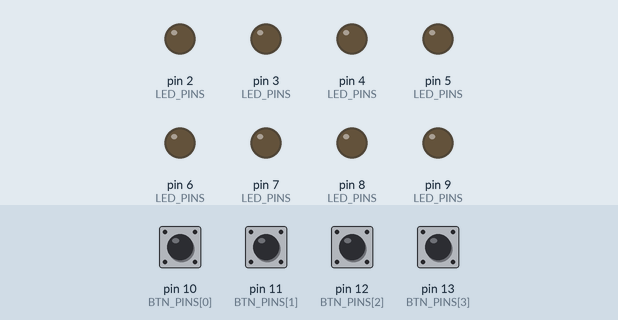
Simulated run of this sketch. Board: Arduino Uno, built with avr-gcc and run on an emulated ATmega328P. Parts: output pins drawn as LEDs (lit = HIGH). Dashed ring = blinking. The inputs (shaded band) are chosen by the test bench; at power-on: pin 10 (BTN_PINS[0]), pin 11 (BTN_PINS[1]), pin 12 (BTN_PINS[2]), pin 13 (BTN_PINS[3]) LOW.

Above: at 1.2 s.
1.3 s: pin 10 (BTN_PINS[0]) pulled HIGH for 0.15 s
At 3.6 s:
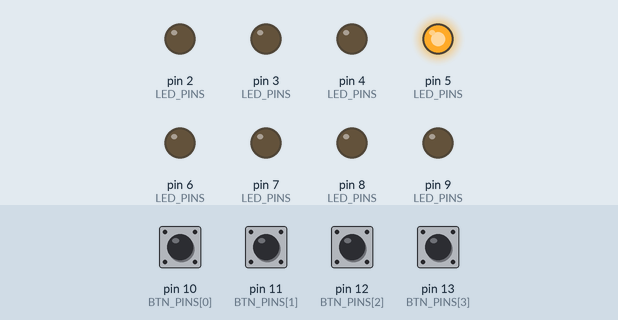
4.3 s: pin 11 (BTN_PINS[1]) pulled HIGH for 1 s
At 5.95 s:
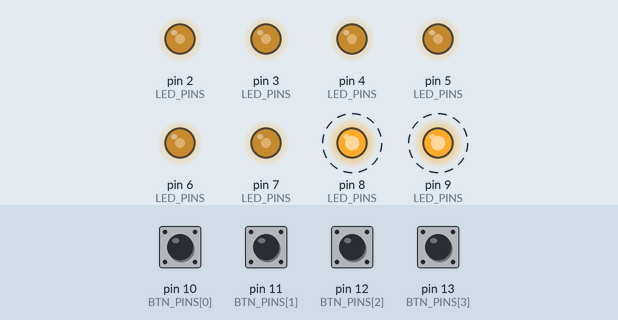
7.3 s: pin 11 (BTN_PINS[1]) pulled HIGH for 0.15 s
At 9.3 s:
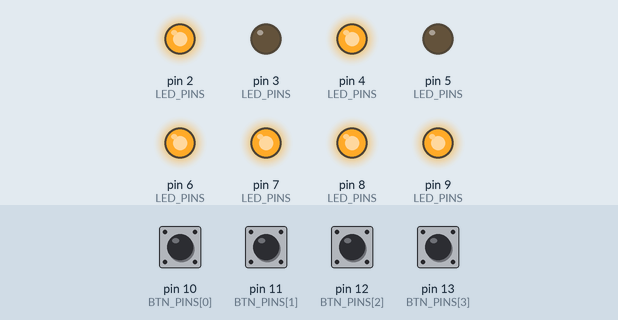
10.0 s: pin 10 (BTN_PINS[0]) pulled HIGH for 1 s
At 12.8 s:
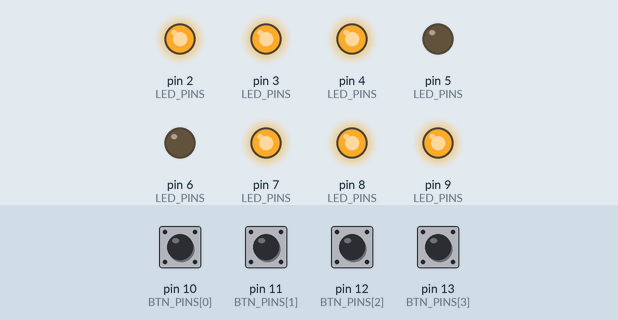
13.0 s: pin 10 (BTN_PINS[0]) pulled HIGH for 0.15 s
At 14.9 s:
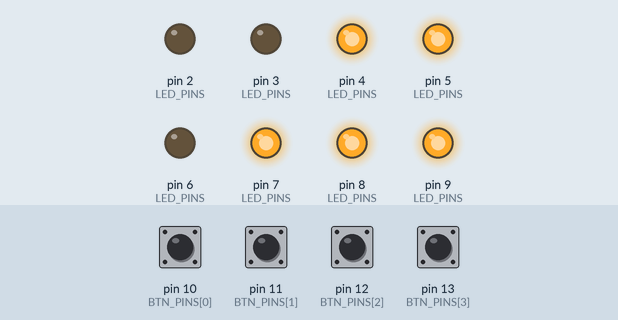
16.0 s: pin 11 (BTN_PINS[1]) pulled HIGH for 0.15 s
At 18.4 s:
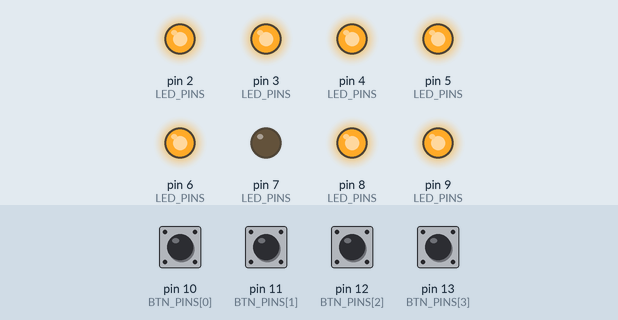
Timing chart, 0 to 19.9 s (numbered marks = the images above; inputs shaded):
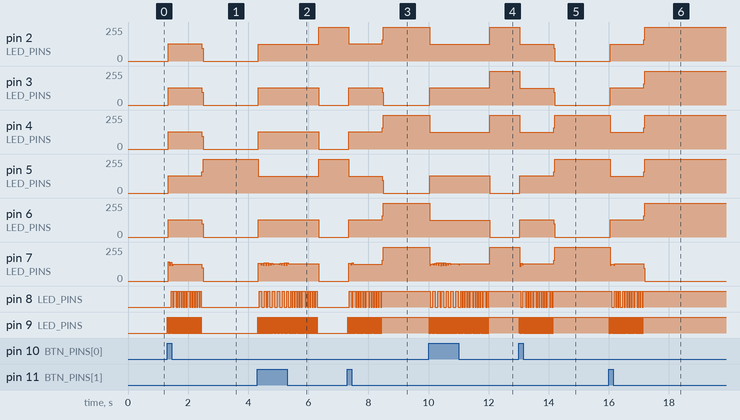

Measured:
- after the input at 1.3 s, pin 2 (LED_PINS), pin 3 (LED_PINS): 0/255 → 128/255 at once, → 0/255 1.1 s later
- after the input at 4.3 s, pin 2 (LED_PINS): 0/255 → 127/255 at once, → 255/255 2.0 s later; pin 3 (LED_PINS): 0/255 → 128/255 at once, → 0/255 2.0 s later
- after the input at 7.3 s, pin 2 (LED_PINS): 255/255 → 128/255 at once, → 255/255 1.1 s later; pin 3 (LED_PINS): 0/255 → 128/255 at once, → 0/255 1.1 s later; pin 4 (LED_PINS): 0/255 → 128/255 at once, → 255/255 1.1 s later; pin 5 (LED_PINS): 255/255 → 126/255 at once, → 0/255 1.1 s later; pin 6 (LED_PINS): 0/255 → 129/255 at once, → 255/255 1.1 s later
- after the input at 10.0 s, pin 2 (LED_PINS): 255/255 → 127/255 at once, → 255/255 2.0 s later; pin 3 (LED_PINS): 0/255 → 128/255 at once, → 255/255 2.0 s later
- after the input at 13.0 s, pin 2 (LED_PINS), pin 3 (LED_PINS): 255/255 → 127/255 at once, → 0/255 1.1 s later
- after the input at 16.0 s, pin 2 (LED_PINS): 0/255 → 127/255 at once, → 255/255 1.1 s later; pin 3 (LED_PINS): 0/255 → 128/255 at once, → 255/255 1.1 s later

The sketch:

avr.ino
```cpp
/**
 * 按鈕控制 LED 練習 - 使用類的實現
 *
 * 目標：使用 LED 和 Button 類來實現按鈕控制 LED 的功能。
 *
 * 說明：
 * 1. 程式設置了 8 顆 LED（腳位 2-9）和 4 個按鈕（腳位 10-13）。
 * 2. LED 類管理 LED 的狀態和控制。
 * 3. Button 類處理按鈕的狀態檢測和更新。
 * 4. mainLoop() 函式實現了以下邏輯：
 *    - 按下或長按第一個按鈕（btn[0]）會使 LED 值加 1。
 *    - 按下或長按第二個按鈕（btn[1]）會使 LED 值減 1。
 *
 * 學習重點：
 * 1. 如何使用類來組織和管理相關的功能。
 * 2. 如何在主程式中使用自定義的類。
 * 3. 如何實現簡單的按鈕控制邏輯。
 *
 * ! 重要：觀察如何通過類的方法來訪問和控制硬體。
 *
 * ? 思考：這種使用類的方法相比直接在 main 文件中實現所有邏輯有什麼優勢？
 * ? 思考：如何擴展這個程式來支持更多的功能，例如不同的 LED 模式？
 *
 * TODO: 嘗試添加新的功能，如雙擊按鈕、長按時快速增減等。
 */

#include "led.h"
#include "button.h"

// 定義 LED 腳位和數量
const uint8_t LED_PINS[] = {2, 3, 4, 5, 6, 7, 8, 9};
const uint8_t LED_COUNT = sizeof(LED_PINS) / sizeof(LED_PINS[0]);

// 定義按鈕腳位和數量
const uint8_t BTN_PINS[] = {10, 11, 12, 13};
const uint8_t BTN_COUNT = sizeof(BTN_PINS) / sizeof(BTN_PINS[0]);

// 創建 LED 和 Button 對象
LED led(LED_PINS, LED_COUNT);
Button button(BTN_PINS, BTN_COUNT);

void setup() {
    led.setup();    // 初始化 LED
    button.setup(); // 初始化按鈕
}

void loop() {
    button.loop(); // 更新按鈕狀態
    led.loop();    // 更新 LED 狀態
    mainLoop();    // 處理主要邏輯
}

void mainLoop() {
    // 檢查第一個按鈕（增加 LED 值）
    if ((button.getState(0) == BTN_PRESS) ||
        (button.getState(0) == BTN_HOLD && button.getHoldTime(0) > 1000)) {
        uint8_t ledState = led.getState();
        ledState = ledState == 255 ? 0 : ledState + 1;  // 循環增加 LED 值
        led.setState(ledState);
    }

    // 檢查第二個按鈕（減少 LED 值）
    if ((button.getState(1) == BTN_PRESS) ||
        (button.getState(1) == BTN_HOLD && button.getHoldTime(1) > 1000)) {
        uint8_t ledState = led.getState();
        ledState = ledState == 0 ? 255 : ledState - 1;  // 循環減少 LED 值
        led.setState(ledState);
    }
}
```

button.cpp
```cpp
#include "button.h"

Button::Button(const uint8_t* pins, uint8_t count) : btnPins(pins), btnCount(count) {
    buttons = new ButtonState[btnCount];  // 動態分配按鈕狀態數組
    prevTime = new uint64_t[btnCount];    // 動態分配時間記錄數組
    for (uint8_t i = 0; i < btnCount; i++) {
        buttons[i] = {BTN_IDLE, 0};  // 初始化每個按鈕的狀態為閒置
        prevTime[i] = 0;             // 初始化時間記錄
    }
}

Button::~Button() {
    delete[] buttons;   // 釋放動態分配的內存
    delete[] prevTime;
}

void Button::setup() {
    for (uint8_t i = 0; i < btnCount; i++) {
        pinMode(btnPins[i], INPUT);  // 設置每個按鈕腳位為輸入模式
    }
}

void Button::loop() {
    for (uint8_t i = 0; i < btnCount; i++) {
        uint8_t state = digitalRead(btnPins[i]);  // 讀取按鈕的當前物理狀態
        switch (buttons[i].state) {
            case BTN_IDLE:
                buttons[i].state = state == LOW ? BTN_PRESS : BTN_IDLE;  // 檢測按下
                break;
            case BTN_PRESS:
                buttons[i].state = BTN_HOLD;  // 按下後立即轉為按住狀態
                prevTime[i] = millis();       // 記錄按下的時間
                break;
            case BTN_HOLD:
                buttons[i].state = state == LOW ? BTN_HOLD : BTN_RELEASE;  // 檢測釋放
                buttons[i].holdTime = state == LOW ? millis() - prevTime[i] : 0;  // 計算按住時間
                break;
            case BTN_RELEASE:
                buttons[i].state = BTN_IDLE;  // 釋放後回到閒置狀態
                break;
        }
    }
}

btnState Button::getState(uint8_t index) const {
    return static_cast<btnState>(buttons[index].state);
}

uint64_t Button::getHoldTime(uint8_t index) const {
    return buttons[index].holdTime;
}
```

button.h
```cpp
#ifndef BUTTON_H
#define BUTTON_H

#include <Arduino.h>

/**
 * @enum btnState
 * @brief 定義按鈕的不同狀態
 */
enum btnState {
    BTN_IDLE = 0,     // 按鈕閒置
    BTN_PRESS = 1,    // 按鈕被按下
    BTN_HOLD = 2,     // 按鈕被按住
    BTN_RELEASE = 3,  // 按鈕被放開
};

/**
 * @class Button
 * @brief 管理多個按鈕的類
 *
 * 這個類封裝了多個按鈕的狀態檢測邏輯,實現了一個簡單的狀態機來跟踪每個按鈕的狀態。
 */
class Button {
private:
    const uint8_t* btnPins;  // 按鈕腳位數組
    uint8_t btnCount;        // 按鈕的數量

    struct ButtonState {
        uint8_t state;     // 當前按鈕狀態
        uint64_t holdTime; // 按鈕被按住的時間
    };

    ButtonState* buttons;  // 動態分配的按鈕狀態數組
    uint64_t* prevTime;    // 動態分配的時間記錄數組

public:
    /**
     * @brief 構造函數
     * @param pins 按鈕腳位數組
     * @param count 按鈕的數量
     */
    Button(const uint8_t* pins, uint8_t count);

    /**
     * @brief 析構函數
     * 釋放動態分配的內存
     */
    ~Button();

    /**
     * @brief 初始化按鈕腳位
     * 將所有按鈕腳位設置為輸入模式
     */
    void setup();

    /**
     * @brief 更新按鈕狀態
     * 檢測每個按鈕的狀態並更新狀態機
     */
    void loop();

    /**
     * @brief 獲取指定按鈕的狀態
     * @param index 按鈕索引
     * @return 按鈕的當前狀態
     */
    btnState getState(uint8_t index) const;

    /**
     * @brief 獲取指定按鈕被按住的時間
     * @param index 按鈕索引
     * @return 按鈕被按住的時間（毫秒）
     */
    uint64_t getHoldTime(uint8_t index) const;
};

#endif // BUTTON_H
```

led.cpp
```cpp
#include "led.h"

LED::LED(const uint8_t* pins, uint8_t count) : ledPins(pins), ledCount(count), ledState(0) {
    // 初始化 LED 狀態為全關
}

void LED::setup() {
    for (uint8_t i = 0; i < ledCount; i++) {
        pinMode(ledPins[i], OUTPUT);  // 設置每個 LED 腳位為輸出模式
    }
}

void LED::loop() {
    for (uint8_t i = 0; i < ledCount; i++) {
        // 使用 bitRead 函數來讀取 ledState 的每一位,並據此設置 LED 的狀態
        digitalWrite(ledPins[i], bitRead(ledState, i));
    }
}

void LED::setState(uint8_t state) {
    ledState = state;  // 更新 LED 狀態
}

uint8_t LED::getState() const {
    return ledState;  // 返回當前 LED 狀態
}
```

led.h
```cpp
#ifndef LED_H
#define LED_H

#include <Arduino.h>

/**
 * @class LED
 * @brief 管理多個 LED 的類
 *
 * 這個類封裝了多個 LED 的控制邏輯,允許用戶設置 LED 的狀態並自動更新 LED 的輸出。
 */
class LED {
private:
    const uint8_t* ledPins;  // LED 腳位數組
    uint8_t ledCount;        // LED 的數量
    uint8_t ledState;        // 當前 LED 狀態 (每個位對應一個 LED)

public:
    /**
     * @brief 構造函數
     * @param pins LED 腳位數組
     * @param count LED 的數量
     */
    LED(const uint8_t* pins, uint8_t count);

    /**
     * @brief 初始化 LED 腳位
     * 將所有 LED 腳位設置為輸出模式
     */
    void setup();

    /**
     * @brief 更新 LED 狀態
     * 根據當前的 ledState 更新所有 LED 的輸出
     */
    void loop();

    /**
     * @brief 設置 LED 狀態
     * @param state 新的 LED 狀態
     */
    void setState(uint8_t state);

    /**
     * @brief 獲取當前 LED 狀態
     * @return 當前的 LED 狀態
     */
    uint8_t getState() const;
};

#endif // LED_H
```
